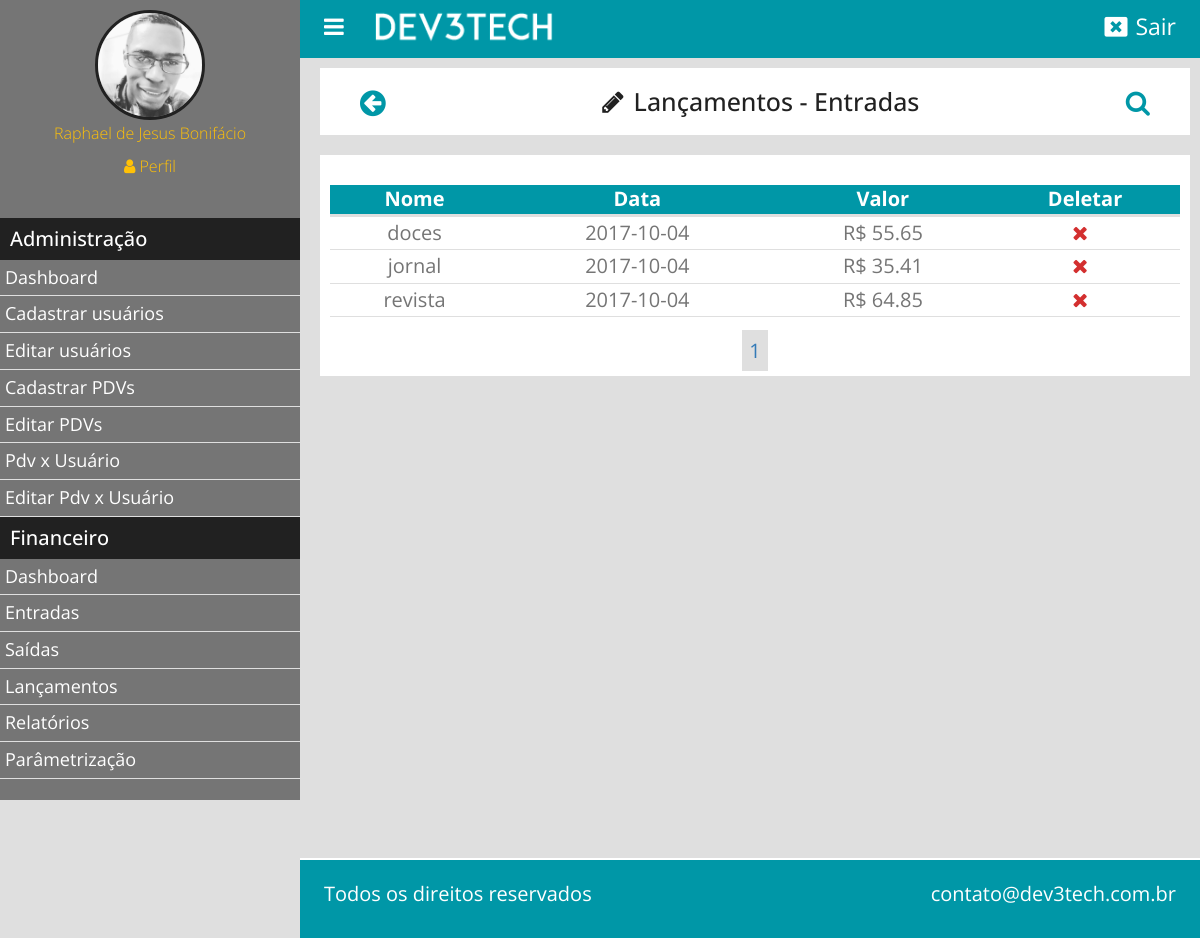
Page /lancamentos_entradas (signed in) on the committed database.
### classes/mysql.php (called while the page is built)
<?php
	class MySql{
		private static $pdo;
		public static function conectarDb(){
			if (self::$pdo == null) {
				try{
					self::$pdo = new PDO('mysql:host='.HOST.';dbname='.DB,USER,PASS, array(PDO::MYSQL_ATTR_INIT_COMMAND => "SET NAMES utf8"));
					self::$pdo->setAttribute(PDO::ATTR_ERRMODE, PDO::ERRMODE_EXCEPTION);
				}catch(Exception $e){
					echo '<script>alert("erro ao conectar ao Banco de dados!")</script>';
				}
			}
			return self::$pdo;
		}
	}
 ?>

### classes/Financeiro.php (called while the page is built, shortened)
<?php
	class Financeiro
	{
			public static function selectLancamentos($tabela,$start = null, $end = null){
				$pdv = $_SESSION['pdv'];
			if ($start == null && $end == null)
				$sql = MySql::conectarDb()->prepare("SELECT * FROM `$tabela` WHERE `pdv` = ? ");
			else
				$sql = MySql::conectarDb()->prepare("SELECT * FROM `$tabela` WHERE `pdv` = ? LIMIT $start,$end");
			$sql->execute(array($pdv));
			return $sql->fetchAll();
		}
		}
?>

### pages/lancamentos_entradas.php (the view, shortened to what this page needs)
<?php
	$paginaAtual = isset($_GET['pagina']) ? (int)$_GET['pagina'] : 1;
	$porPagina = 10;
	if (isset($_POST['pesquisar'])) {
		$dateIni =$_POST['data-inicial'];
		$dateFin = $_POST['data-final'];
		$lancamentos = Financeiro::pesquisarEntradas(($paginaAtual -1) * $porPagina,$porPagina);
	}else {
			$lancamentos = Financeiro::selectLancamentos('tb_fin.entradas',($paginaAtual -1) * $porPagina,$porPagina);
	}
?>
<div class="box-content">
	<h2><a href="lancamentos"><i class="fa fa-arrow-circle-left left"></i></a><i class="fa fa-pencil"></i>Lançamentos - Entradas<div class="btn-pesq"><i class="fa fa-search"></i></div></h2>
</div>
<div class="box-content">
		<div class="wraper-table">
				<table>
					<tr>
						<th>Nome</th>
						<th>Data</th>
						<th>Valor</th>
						<th>Deletar</th>
					</tr>
					<?php
						foreach ($lancamentos as $key => $value) {
							$id = $value['id'];
							$nome = $value['descricao'];
							$data = $value['data'];
							$valor = $value['valor'];
							echo "<tr>";
								echo '<td>'.$nome.'</td>';
								echo '<td>'.$data.'</td>';
								echo '<td> R$ '.$valor.'</td>';
								echo '<td><a activeBtn= "delete" href="'.INCLUDE_PATH.'lancamentos_entradas?excluir='.$id.'"><i class="fa fa-times"></i></a></td>';
							echo "</tr>";
						}
					  ?>
				</table>
		</div>
		<div class="paginacao">
			<?php
				$totalPagina = ceil(count(Financeiro::selectLancamentos('tb_fin.entradas')) / $porPagina);
				for ($i=1; $i <= $totalPagina; $i++) {
					if ($i == $paginaAtual)
						echo '<a href="'.INCLUDE_PATH.'lancamentos_entradas?pagina='.$i.'" class="pagina-active" >'.$i.'</a>';
					else
					echo '<a href="'.INCLUDE_PATH.'lancamentos_entradas?pagina='.$i.'" >'.$i.'</a>';
				}
			?>
		</div>
</div>

### index.php (shortened to what this page needs)
<?php
		if(Painel::logado() == false){
			include("login.php");
		}else{
			include("home.php");
		}
?>

### home.php (shortened to what this page needs)
<!DOCTYPE html>
<html>
<head>
	<html lang="pt-br">
	<link rel="stylesheet" type="text/css" href="<?php echo INCLUDE_PATH;?>css/bootstrap.css">
	<link rel="stylesheet" type="text/css" href="<?php echo INCLUDE_PATH;?>css/font-awesome.css">
	<link rel="stylesheet" type="text/css" href="<?php echo INCLUDE_PATH;?>css/style.css">
</head>
<body>
<?php include("header.php")  ?>
	<div class="conteudo">
	<?php
			Painel::loadPager();
	?>
	</div>
<?php include("footer.php")  ?>
</body>
</html>

### header.php (shortened to what this page needs)
	<div class="menu-aside">
		<div class="menu-aside-wrapper">
			<div class="box-usuario">
				<?php
					if ($_SESSION['img'] == '') {?>
				<div class="avatar-usuario">
					<i class="fa fa-user"></i>
				</div>
				<?php }else{ ?>
				<div class="imagem-usuario">
					<img src="<?php echo INCLUDE_PATH;?>uploads/<?php echo $_SESSION['img'];?>">
				</div>
					<?php } ?>
				<div class="nome-usuario">
					<p><?php echo $_SESSION['nome'];?></p>
					<P><a href="<?php echo INCLUDE_PATH;?>edit_perfil"><i class="fa fa-user" style="margin-right: 4px;" ></i>Perfil</a></P>
				</div>
			</div>
			<div class="item-menu">
				<h2 <?php echo Painel::verificarPermissaoMenu(2); ?> >Administração</h2>
				<a <?php echo Painel::selecionadoMenu('dashboard_admin'); ?><?php echo Painel::verificarPermissaoMenu(2); ?> href="<?php echo INCLUDE_PATH;?>dashboard_admin">Dashboard</a>
				<a <?php echo Painel::selecionadoMenu('cad_usuarios'); ?><?php echo Painel::verificarPermissaoMenu(2); ?> href="<?php echo INCLUDE_PATH;?>cad_usuarios">Cadastrar usuários</a>
				<a <?php echo Painel::selecionadoMenu('editar_usuarios'); ?><?php echo Painel::verificarPermissaoMenu(2); ?> href="<?php echo INCLUDE_PATH;?>editar_usuarios">Editar usuários</a>
				<a <?php echo Painel::selecionadoMenu('cad_pdv'); ?><?php echo Painel::verificarPermissaoMenu(2); ?> href="<?php echo INCLUDE_PATH;?>cad_pdv">Cadastrar PDVs</a>
				<a <?php echo Painel::selecionadoMenu('editar_pdv'); ?><?php echo Painel::verificarPermissaoMenu(2); ?> href="<?php echo INCLUDE_PATH;?>editar_pdv">Editar PDVs</a>
				<a <?php echo Painel::selecionadoMenu('pdv_usuario'); ?><?php echo Painel::verificarPermissaoMenu(2); ?> href="<?php echo INCLUDE_PATH;?>pdv_usuario">Pdv x Usuário</a>
				<a <?php echo Painel::selecionadoMenu('editar_pdv_usuario'); ?><?php echo Painel::verificarPermissaoMenu(2); ?> href="<?php echo INCLUDE_PATH;?>editar_pdv_usuario">Editar Pdv x Usuário</a>
				<h2<?php echo Painel::verificarPermissaoMenu(1); ?> >Financeiro</h2>
				<a <?php echo Painel::selecionadoMenu('fin_dashboard'); ?><?php echo Painel::verificarPermissaoMenu(1); ?> href="fin_dashboard">Dashboard</a>
				<a <?php echo Painel::selecionadoMenu('fin_entrada'); ?><?php echo Painel::verificarPermissaoMenu(1); ?> href="fin_entrada">Entradas</a>
				<a <?php echo Painel::selecionadoMenu('fin_saida'); ?><?php echo Painel::verificarPermissaoMenu(1); ?> href="fin_saida">Saídas</a>
				<a <?php echo Painel::selecionadoMenu('lancamentos'); ?><?php echo Painel::verificarPermissaoMenu(1); ?> href="lancamentos">Lançamentos</a>
				<a <?php echo Painel::selecionadoMenu('relatorios'); ?><?php echo Painel::verificarPermissaoMenu(1); ?> href="relatorios">Relatórios</a>
				<a <?php echo Painel::selecionadoMenu('parametrizacao'); ?><?php echo Painel::verificarPermissaoMenu(1); ?> href="parametrizacao">Parâmetrização</a>
			</div>
		</div>
	</div>
<header>
		<nav class="menu">
				<div class="menu-btn">
					<i class="fa fa-bars"></i>
				</div>
				<a href="home"><img src="<?php echo INCLUDE_PATH;?>images/logo2.png"></a>
				<div class="loggout">
						<a href="<?php echo INCLUDE_PATH;?>?loggout"> <i class="fa fa-window-close"></i><span>Sair</span></a>
				</div>
		</nav>
</header>

### classes/Painel.php (shortened to what this page needs)
<?php
	class Painel
	{
		public static function logado(){
			return isset($_SESSION['login']) ? true : false;
		}
		public static function loadPager(){
			$url = isset($_GET['url']) ? $_GET['url'] : 'home';
			if(file_exists('pages/'.$url.'.php')){
				include('pages/'.$url.'.php');
			}else{
				include('404.php');
			}
		}
		public static function selecionadoMenu($par){
		$url = explode('/', @$_GET['url'])[0];
		if ($url == $par)
			echo 'class = "menu-active" ';
		}
		public static function verificarPermissaoMenu($permissao){
			if($_SESSION['permissao'] >= $permissao) {
				return;
			}else{
				echo 'style="display: none"';
			}
		}
	}
?>

### footer.php (shortened to what this page needs)
<footer>
		<div class="left"><p>Todos os direitos reservados</p></div>
		<div class="right"><p>contato@dev3tech.com.br</p></div>
</footer>

### css/style.css (style rules this page uses)
body, html { height: 100%; width: 100%; margin: 0; padding: 0; border-box: box-sizing; background-color: #dfdfdf; font-family: "Open Sans", sans-serif; }
.left { float: left; }
.right { float: right; }
.menu-aside { overflow-y: auto; overflow-x: hidden; height: 100vh; background-color: #757575; position: fixed; left: 0; top: 0; z-index: 2; }
.menu-aside .menu-aside-wrapper { width: 300px; }
.menu-aside .box-usuario { width: 100%; display: inline-block; text-align: center; font-size: 20px; color: #FFFFFF; padding: 10px; }
.menu-aside .box-usuario .imagem-usuario img { width: 110px; height: 110px; border-radius: 50%; display: inline-block; border: 3px solid #212121; }
.menu-aside .box-usuario .nome-usuario { text-align: center; font-size: 16px; color: #FFC107; font-weight: 300; }
.menu-aside .box-usuario .nome-usuario p { margin-top: 2px; }
.menu-aside .box-usuario .nome-usuario p a { font-size: 16px; color: #FFC107; }
.menu-aside .item-menu { width: 100%; margin-top: 20px; }
.menu-aside .item-menu h2 { font-size: 20px; color: #FFFFFF; background-color: #212121; padding: 10px; margin: 0; }
.menu-aside .item-menu a { font-size: 18px; color: #FFFFFF; display: block; padding: 5px; border-bottom: 1px solid #dfdfdf; }
header { width: calc(100% - 300px); left: 300px; position: relative; padding: 10px 2%; background-color: #0097A7; }
header img { width: 180px; margin-left: 30px; float: left; }
header .loggout { float: right; }
header .loggout a { font-size: 23px; color: #FFFFFF; }
header .loggout a span { margin-left: 8px; }
header .menu-btn { float: left; font-size: 23px; color: white; }
header .menu-btn i { cursor: pointer; }
.conteudo { width: calc(100% - 300px); min-height: 100vh; position: relative; left: 300px; padding: 10px 10px 10px 20px; }
footer { width: calc(100% - 300px); position: relative; left: 300px; bottom: 0; height: auto; background-color: #0097A7; border-top: 2px solid white; padding: 20px 2%; text-align: center; }
footer p { font-size: 20px; color: #FFFFFF; }
.box-content { background-color: white; padding: 10px; margin-bottom: 20px; text-align: center; }
.box-content h2 { font-size: 25px; color: #212121; margin: 10px 0; }
.box-content i { margin-right: 10px; }
.wraper-table { overflow-x: auto; }
table { width: 100%; margin: 20px auto; max-width: 1280px; }
table th { font-weight: bold; font-size: 20px; color: #FFFFFF; border-bottom: 3px solid #dfdfdf; background-color: #0097A7; text-align: center; }
table td { font-size: 20px; color: #757575; padding: 2px; border-bottom: 1px solid #dfdfdf; }
table a i { cursor: pointer; text-align: center; }
table .fa-times { color: #D32F2F !important; }
.paginacao a { padding: 5px; border: 2px solid #dfdfdf; margin: 0 5px; font-size: 20px; }
.pagina-active { background-color: #dfdfdf; }
.btn-pesq { float: right; font-size: 26px; padding-right: 20px; cursor: pointer; color: #0097A7; }
.fa-arrow-circle-left { padding-left: 30px; font-size: 30px; color: #0097A7; }

### rows in the picture
tb_fin.entradas: descricao "doces", data "2017-10-04", valor "55.65"
tb_fin.entradas: descricao "jornal", data "2017-10-04", valor "35.41"
tb_fin.entradas: descricao "revista", data "2017-10-04", valor "64.85"

### other values in the picture
$_SESSION['nome'] "Raphael de Jesus Bonifácio"
